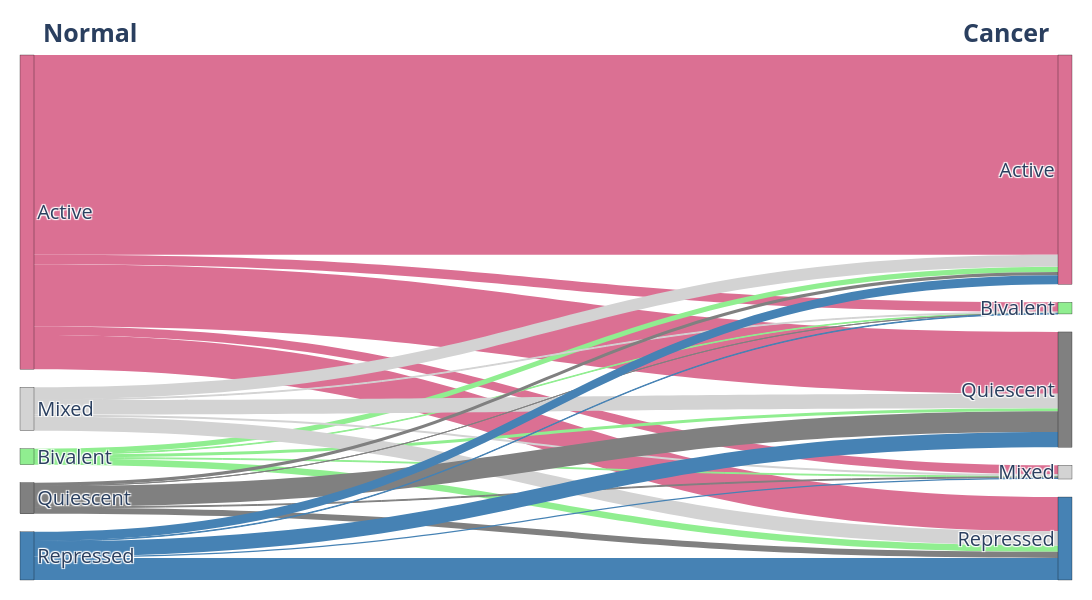

This figure's notebook cell:
### Code cell
import pandas as pd
import plotly.graph_objects as go

category_order = ["Active", "Repressed", "Bivalent", "Mixed", "Quiescent"]

color_dict = {
    "Active": "palevioletred",
    "Repressed": "steelblue",
    "Bivalent": "lightgreen",
    "Mixed": "lightgray",
    "Quiescent": "gray"
}

# Pool resolving hotspots across tissues
resolved_all = pd.concat(
    [results_cat[t]["resolving_hotspots"] for t in results_cat],
    ignore_index=True
)

# Count normal -> cancer category flows
flow = (
    resolved_all
    .groupby(["category_normal", "category_cancer"])
    .size()
    .reset_index(name="count")
)

flow = flow[flow["count"] > 0].copy()

# Node labels: no Normal:/Cancer: repetition
labels = category_order + category_order

node_index = {}
for i, cat in enumerate(category_order):
    node_index[("normal", cat)] = i
    node_index[("cancer", cat)] = i + len(category_order)

flow["source"] = flow["category_normal"].map(lambda x: node_index[("normal", x)])
flow["target"] = flow["category_cancer"].map(lambda x: node_index[("cancer", x)])

node_colors = [color_dict[c] for c in category_order] + [
    color_dict[c] for c in category_order
]

link_colors = flow["category_normal"].map(color_dict).tolist()

fig = go.Figure(data=[go.Sankey(
    arrangement="snap",
    node=dict(
        pad=18,
        thickness=14,
        line=dict(color="black", width=0.3),
        label=labels,
        color=node_colors
    ),
    link=dict(
        source=flow["source"],
        target=flow["target"],
        value=flow["count"],
        color=link_colors
    )
)])

fig.update_layout(
    width=1200,
    height=600,
    font=dict(size=20),
    margin=dict(l=20, r=20, t=55, b=20),
    annotations=[
        dict(
            x=0.02,
            y=1.08,
            xref="paper",
            yref="paper",
            text="<b>Normal</b>",
            showarrow=False,
            font=dict(size=25)
        ),
        dict(
            x=0.98,
            y=1.08,
            xref="paper",
            yref="paper",
            text="<b>Cancer</b>",
            showarrow=False,
            font=dict(size=25)
        )
    ]
)

fig.show()

### Figure 1 — Plotly figure (JSON) as saved in the notebook; plotly's stock layout.template omitted (floating-point values rounded to 4 significant figures)
{"data": [{"arrangement": "snap", "link": {"color": ["palevioletred", "palevioletred", "palevioletred", "palevioletred", "palevioletred", "lightgreen", "lightgreen", "lightgreen", "lightgreen", "lightgreen", "lightgray", "lightgray", "lightgray", "lightgray", "lightgray", "gray", "gray", "gray", "gray", "gray", "steelblue", "steelblue", "steelblue", "steelblue", "steelblue"], "source": [0, 0, 0, 0, 0, 2, 2, 2, 2, 2, 3, 3, 3, 3, 3, 4, 4, 4, 4, 4, 1, 1, 1, 1, 1], "target": [5, 7, 8, 9, 6, 5, 7, 8, 9, 6, 5, 7, 8, 9, 6, 5, 7, 8, 9, 6, 5, 7, 8, 9, 6], "value": [7893, 378, 351, 2443, 1353, 207, 25, 33, 116, 251, 474, 33, 78, 571, 561, 129, 1, 33, 826, 242, 360, 22, 51, 598, 872]}, "node": {"color": ["palevioletred", "steelblue", "lightgreen", "lightgray", "gray", "palevioletred", "steelblue", "lightgreen", "lightgray", "gray"], "label": ["Active", "Repressed", "Bivalent", "Mixed", "Quiescent", "Active", "Repressed", "Bivalent", "Mixed", "Quiescent"], "line": {"color": "black", "width": 0.3}, "pad": 18, "thickness": 14}, "type": "sankey"}], "layout": {"annotations": [{"font": {"size": 25}, "showarrow": false, "text": "<b>Normal</b>", "x": 0.02, "xref": "paper", "y": 1.08, "yref": "paper"}, {"font": {"size": 25}, "showarrow": false, "text": "<b>Cancer</b>", "x": 0.98, "xref": "paper", "y": 1.08, "yref": "paper"}], "font": {"size": 20}, "height": 600, "margin": {"b": 20, "l": 20, "r": 20, "t": 55}, "width": 1200}}
